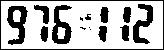
#> input picture images/1362268526.jpg, 164 x 50 px; its folder holds only this picture in this run
$ python calibrate_split.py   (older library calls are emulated)
#> lines starting #> are read from the running program, lines starting #| are printed output that depends on the picture; after the words box and inside, x2 and y2 are one past the last pixel; in counts of white or black regions, pixels touching at a corner belong together
import glob
import numpy as np
from skimage import io, filter, transform
import matplotlib.pyplot as pp

images = []
fns = set(glob.glob('images/*.jpg')).union(
        set(glob.glob('images/*.png')))
#fns = glob.glob('images/*.png')

for fn in fns:
    img = io.imread(fn)
#> img is the input picture: shape (50, 164); min 0, max 255, mean 181.4
    img = transform.resize(img, (50, 165))
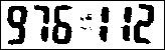
#> img: shape (50, 165) float64; min 0, max 1, mean 0.711
    img = filter.threshold_adaptive(img, block_size=30)
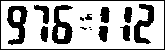
#> img: shape (50, 165) bool; 70.7% white; 15 black regions (4 under 20 px), largest, box (x1, y1, x2, y2) and area: (52, 5, 73, 44) 443, (7, 6, 28, 45) 434, (0, 0, 165, 50) 426
    images.append(np.asarray(img, dtype=int))


sumimage = np.zeros(images[0].shape, dtype=int)
for img in images:
    sumimage += img
#> this loop made 1 pass

pp.gray()
pp.imshow(sumimage)
pp.plot(np.sum(sumimage, axis=0) / len(images))

pp.show()
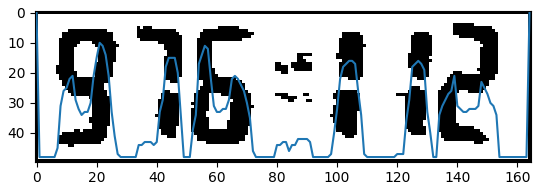
#> figure drawn by matplotlib, 1 panel

$ run again, on images/1362268788.jpg
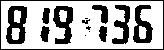
#> input picture images/1362268788.jpg, 164 x 50 px
#> img is the input picture: shape (50, 164); min 0, max 255, mean 172.6
#> `img = filter.threshold_adaptive(img, block_size=30)`:
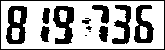
#> img: shape (50, 165) bool; 67.1% white; 13 black regions (3 under 20 px), largest, box (x1, y1, x2, y2) and area: (6, 6, 27, 44) 501, (53, 6, 74, 44) 477, (0, 0, 165, 50) 426
#> the loop `for img in images:` made 1 pass
#> `pp.show()`:
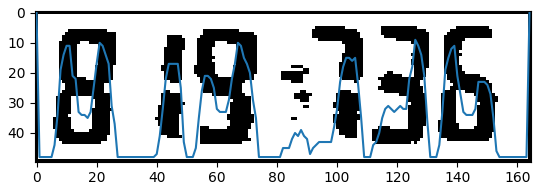
#> figure drawn by matplotlib, 1 panel

$ run again, on images/1362268843.jpg
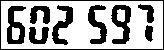
#> input picture images/1362268843.jpg, 164 x 50 px
#> img is the input picture: shape (50, 164); min 0, max 255, mean 169.9
#> `img = filter.threshold_adaptive(img, block_size=30)`:
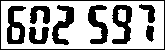
#> img: shape (50, 165) bool; 66.4% white; 9 black regions, largest, box (x1, y1, x2, y2) and area: (112, 5, 132, 44) 435, (0, 0, 165, 50) 426, (7, 6, 26, 44) 411
#> the loop `for img in images:` made 1 pass
#> `pp.show()`:
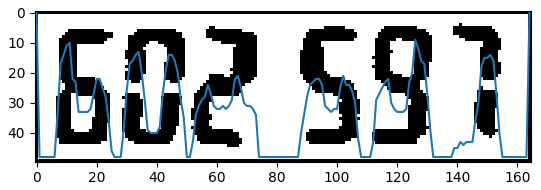
#> figure drawn by matplotlib, 1 panel

$ run again, on images/1362268898.jpg
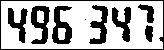
#> input picture images/1362268898.jpg, 164 x 50 px
#> img is the input picture: shape (50, 164); min 0, max 255, mean 174.7
#> `img = filter.threshold_adaptive(img, block_size=30)`:
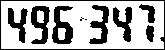
#> img: shape (50, 165) bool; 68.3% white; 10 black regions (2 under 20 px), largest, box (x1, y1, x2, y2) and area: (52, 6, 73, 44) 454, (0, 0, 165, 50) 440, (31, 6, 50, 44) 410
#> the loop `for img in images:` made 1 pass
#> `pp.show()`:
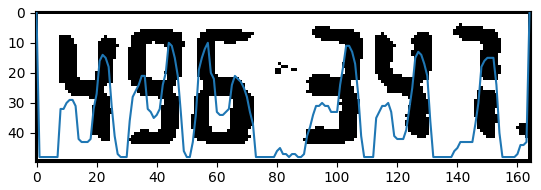
#> figure drawn by matplotlib, 1 panel

$ run again, on images/1362268601.jpg
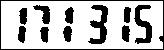
#> input picture images/1362268601.jpg, 164 x 50 px
#> img is the input picture: shape (50, 164); min 0, max 255, mean 190
#> `img = filter.threshold_adaptive(img, block_size=30)`:
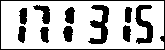
#> img: shape (50, 165) bool; 74.2% white; 11 black regions, largest, box (x1, y1, x2, y2) and area: (0, 0, 165, 50) 444, (88, 5, 109, 44) 400, (135, 5, 153, 44) 341
#> the loop `for img in images:` made 1 pass
#> `pp.show()`:
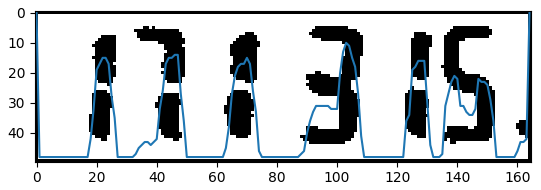
#> figure drawn by matplotlib, 1 panel
